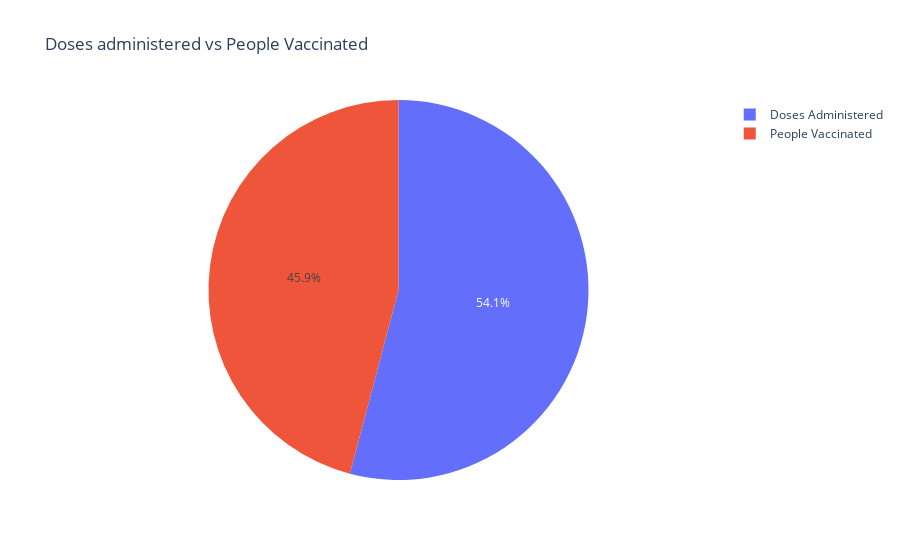

Notebook source saved alongside this figure:
### Code cell
Doses = df_vaccine["Total Doses Administered"].sum() 
Vaccinated = df_vaccine["Total Individuals Vaccinated"].sum()  
px.pie(names=["Doses Administered","People Vaccinated"],values=[Doses,Vaccinated],title="Doses administered vs People Vaccinated")

### Figure 1 — Plotly figure (JSON) as saved in the notebook; plotly's stock layout.template omitted (floating-point values rounded to 4 significant figures)
{"data": [{"domain": {"x": [0, 1], "y": [0, 1]}, "hovertemplate": "label=%{label}<br>value=%{value}<extra></extra>", "labels": ["Doses Administered", "People Vaccinated"], "legendgroup": "", "name": "", "showlegend": true, "type": "pie", "values": [12400398624, 10513000751]}], "layout": {"legend": {"tracegroupgap": 0}, "title": {"text": "Doses administered vs People Vaccinated"}}}
